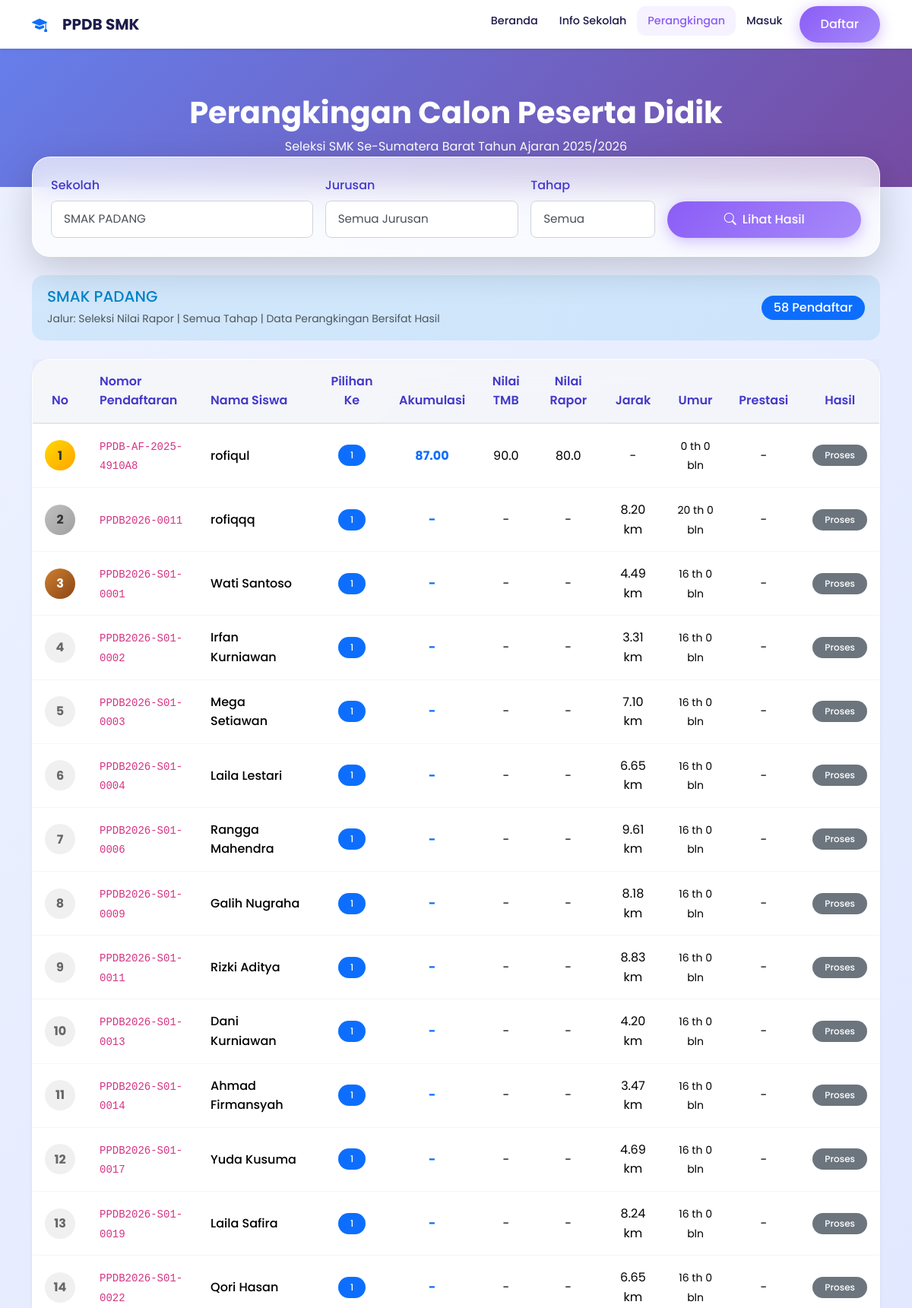
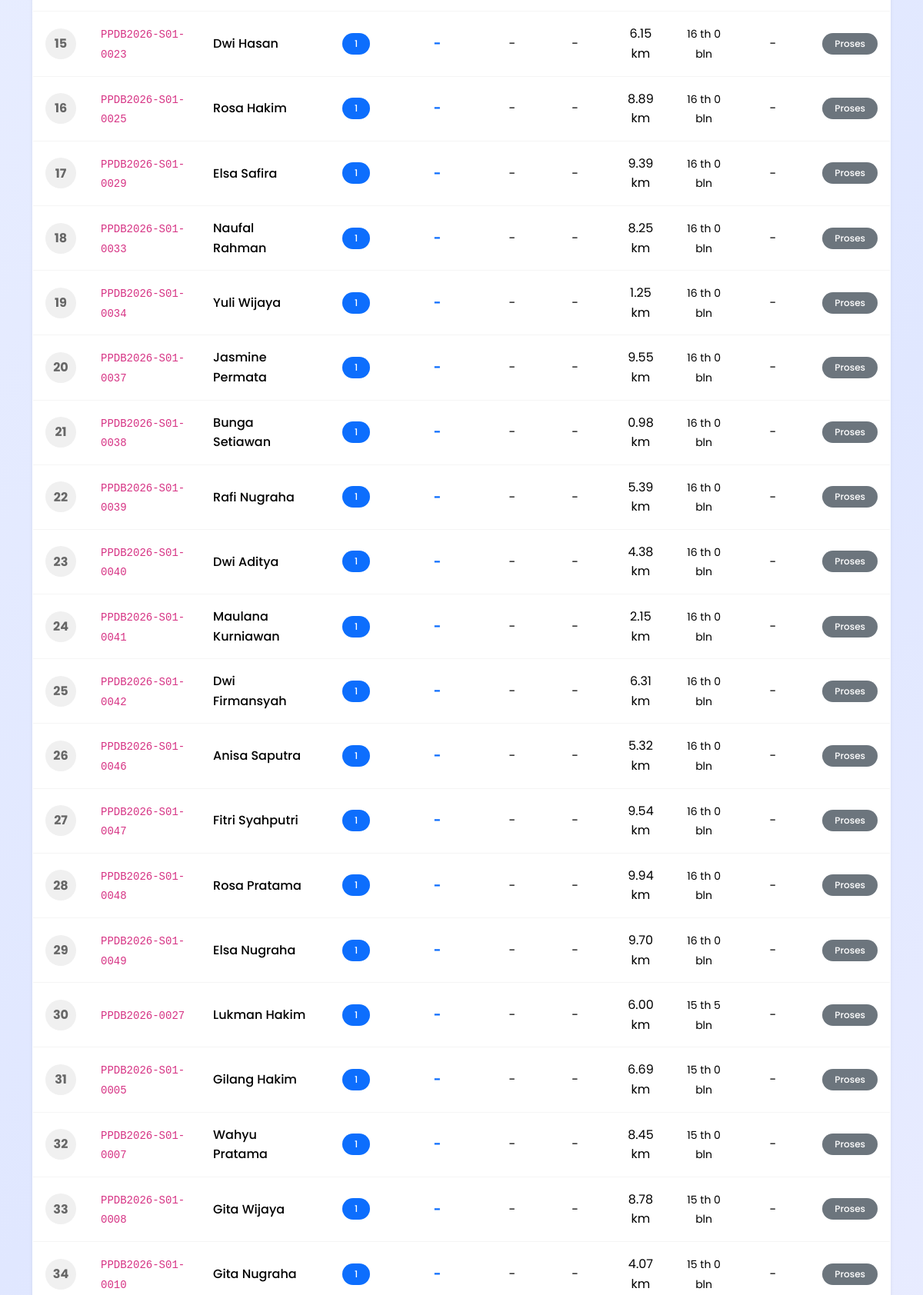
/perangkingan.php?sekolah=1 (upper part), run on the app's committed database (2 pictures, top to bottom).
### tables this page shows
CREATE TABLE `tb_smk` (
  `id_smk` int(11) NOT NULL,
  `npsn` varchar(20) NOT NULL,
  `nama_sekolah` varchar(200) NOT NULL,
  `alamat` text NOT NULL,
  `kelurahan` varchar(100) DEFAULT NULL,
  `kecamatan` varchar(100) DEFAULT NULL,
  `kode_pos` varchar(10) DEFAULT NULL,
  `latitude` decimal(10,8) NOT NULL,
  `longitude` decimal(11,8) NOT NULL,
  `telepon` varchar(20) DEFAULT NULL,
  `email` varchar(100) DEFAULT NULL,
  `website` varchar(150) DEFAULT NULL,
  `jumlah_siswa` int(11) NOT NULL,
  `jumlah_guru` int(11) NOT NULL,
  `nama_kepsek` varchar(100) NOT NULL,
  `foto_utama` varchar(225) NOT NULL,
  `foto_tambahan` varchar(225) NOT NULL,
  `deskripsi` text NOT NULL
);

CREATE TABLE `tb_pendaftaran` (
  `id_pendaftaran` int(11) NOT NULL,
  `nomor_pendaftaran` varchar(30) NOT NULL,
  `id_siswa` int(11) NOT NULL,
  `id_smk_pilihan1` int(11) NOT NULL,
  `id_smk_pilihan2` int(11) DEFAULT NULL,
  `id_kejuruan_pilihan1` int(11) DEFAULT NULL,
  `id_kejuruan_pilihan2` int(11) DEFAULT NULL,
  `id_jalur` int(11) NOT NULL,
  `tahap_pendaftaran` enum('1','2') DEFAULT '1',
  `pilihan_mode` enum('satu_sekolah_dua_jurusan','dua_sekolah_satu_jurusan') DEFAULT NULL,
  `nilai_rapor_semester1` decimal(5,2) DEFAULT NULL,
  `nilai_rapor_semester2` decimal(5,2) DEFAULT NULL,
  `nilai_rapor_semester3` decimal(5,2) DEFAULT NULL,
  `nilai_rapor_semester4` decimal(5,2) DEFAULT NULL,
  `nilai_rapor_semester5` decimal(5,2) DEFAULT NULL,
  `rerata_nilai_rapor` decimal(5,2) DEFAULT NULL,
  `bobot_nilai_rapor` decimal(5,2) DEFAULT NULL,
  `peringkat_paralel` int(11) DEFAULT NULL,
  `nilai_tes_bakat_minat` decimal(5,2) DEFAULT NULL,
  `nilai_akhir_seleksi` decimal(5,2) DEFAULT NULL,
  `kelompok_seleksi` enum('afirmasi','domisili','prestasi','nilai_akhir') DEFAULT NULL,
  `status_tes` enum('belum','sudah') DEFAULT 'belum',
  `tanggal_tes` timestamp NULL DEFAULT NULL,
  `jarak_ke_sekolah` decimal(10,2) DEFAULT NULL,
  `skor_zonasi` decimal(10,4) DEFAULT NULL,
  `nilai_rata_rata` decimal(5,2) DEFAULT NULL,
  `nilai_un` decimal(5,2) DEFAULT NULL,
  `skor_prestasi` int(11) DEFAULT 0,
  `skor_akhir` decimal(10,4) DEFAULT NULL,
  `ranking` int(11) DEFAULT NULL,
  `status` enum('draft','submitted','verified','accepted','rejected','waiting') DEFAULT 'draft',
  `is_dibatalkan` tinyint(1) DEFAULT 0,
  `tanggal_batal` timestamp NULL DEFAULT NULL,
  `catatan_siswa` text DEFAULT NULL,
  `catatan_admin` text DEFAULT NULL,
  `alasan_penolakan` text DEFAULT NULL,
  `tanggal_daftar` timestamp NOT NULL DEFAULT current_timestamp(),
  `tanggal_submit` timestamp NULL DEFAULT NULL,
  `tanggal_verifikasi` timestamp NULL DEFAULT NULL,
  `tanggal_pengumuman` timestamp NULL DEFAULT NULL,
  `verified_by` int(11) DEFAULT NULL,
  `tahun_ajaran` varchar(10) DEFAULT NULL,
  `created_at` timestamp NOT NULL DEFAULT current_timestamp(),
  `updated_at` timestamp NOT NULL DEFAULT current_timestamp() ON UPDATE current_timestamp(),
  `nilai_tes` decimal(5,2) DEFAULT NULL,
  `bobot_rapor` decimal(5,2) DEFAULT NULL,
  `nilai_akumulasi` decimal(5,2) DEFAULT NULL,
  `ranking_sekolah` int(11) DEFAULT NULL,
  `umur_bulan` int(11) DEFAULT NULL,
  `lokasi_tes_smk` int(11) DEFAULT NULL COMMENT 'ID SMK untuk lokasi tes',
  `jenis_pilihan` enum('single','same_school','diff_school') DEFAULT 'single' COMMENT 'Tipe pemilihan SMK'
);

CREATE TABLE `tb_siswa` (
  `id_siswa` int(11) NOT NULL,
  `nisn` varchar(20) NOT NULL,
  `username` varchar(50) NOT NULL,
  `password` varchar(255) NOT NULL,
  `email` varchar(100) NOT NULL,
  `nama_lengkap` varchar(150) NOT NULL,
  `jenis_kelamin` enum('L','P') NOT NULL,
  `tempat_lahir` varchar(100) NOT NULL,
  `tanggal_lahir` date NOT NULL,
  `agama` varchar(20) NOT NULL,
  `nik` varchar(20) DEFAULT NULL,
  `no_kk` varchar(20) DEFAULT NULL,
  `alamat` text NOT NULL,
  `rt` varchar(5) DEFAULT NULL,
  `rw` varchar(5) DEFAULT NULL,
  `kelurahan` varchar(100) DEFAULT NULL,
  `kecamatan` varchar(100) DEFAULT NULL,
  `kota` varchar(100) DEFAULT NULL,
  `provinsi` varchar(100) DEFAULT 'Sumatera Barat',
  `kode_pos` varchar(10) DEFAULT NULL,
  `latitude` decimal(10,8) DEFAULT NULL,
  `longitude` decimal(11,8) DEFAULT NULL,
  `no_telepon` varchar(20) DEFAULT NULL,
  `no_hp` varchar(20) DEFAULT NULL,
  `nama_ayah` varchar(100) DEFAULT NULL,
  `nik_ayah` varchar(20) DEFAULT NULL,
  `pekerjaan_ayah` varchar(100) DEFAULT NULL,
  `penghasilan_ayah` varchar(50) DEFAULT NULL,
  `nama_ibu` varchar(100) DEFAULT NULL,
  `nik_ibu` varchar(20) DEFAULT NULL,
  `pekerjaan_ibu` varchar(100) DEFAULT NULL,
  `penghasilan_ibu` varchar(50) DEFAULT NULL,
  `nama_wali` varchar(100) DEFAULT NULL,
  `no_hp_ortu` varchar(20) DEFAULT NULL,
  `asal_sekolah` varchar(200) DEFAULT NULL,
  `npsn_asal` varchar(20) DEFAULT NULL,
  `alamat_sekolah_asal` text DEFAULT NULL,
  `tahun_lulus` varchar(4) DEFAULT NULL,
  `no_ijazah` varchar(50) DEFAULT NULL,
  `no_skhun` varchar(50) DEFAULT NULL,
  `foto` varchar(255) DEFAULT NULL,
  `is_keluarga_tidak_mampu` tinyint(1) DEFAULT 0,
  `jenis_kartu_bantuan` enum('PIP','DTSEN','PKH','KIS','Lainnya') DEFAULT NULL,
  `nomor_kartu_bantuan` varchar(50) DEFAULT NULL,
  `is_disabilitas` tinyint(1) DEFAULT 0,
  `jenis_disabilitas` varchar(100) DEFAULT NULL,
  `nomor_kartu_disabilitas` varchar(50) DEFAULT NULL,
  `is_panti_asuhan` tinyint(1) DEFAULT 0,
  `nama_panti` varchar(200) DEFAULT NULL,
  `status_buta_warna` enum('tidak','parsial','total') DEFAULT 'tidak',
  `file_surat_tidak_buta_warna` varchar(255) DEFAULT NULL,
  `is_verified` tinyint(1) DEFAULT 0,
  `verified_at` timestamp NULL DEFAULT NULL,
  `last_login` timestamp NULL DEFAULT NULL,
  `created_at` timestamp NOT NULL DEFAULT current_timestamp(),
  `updated_at` timestamp NOT NULL DEFAULT current_timestamp() ON UPDATE current_timestamp()
);

### perangkingan.php (the view, shortened to what the rows shown need)
<?php
require_once 'config/database.php';
$filterSekolah = $_GET['sekolah'] ?? '';
$filterTahap = $_GET['tahap'] ?? '';
$rankingData = [];
$schoolInfo = null;
if ($filterSekolah) {
    $schoolInfo = db()->fetch("SELECT * FROM tb_smk WHERE id_smk = ?", [$filterSekolah]);
    $where = "p.id_smk_pilihan1 = ? AND p.status IN ('submitted', 'verified', 'accepted')";
    $params = [$filterSekolah];
    $rankingData = db()->fetchAll(
        "SELECT p.*, s.nama_lengkap, s.tanggal_lahir, k.nama_kejuruan,
                TIMESTAMPDIFF(MONTH, s.tanggal_lahir, CURDATE()) as umur_bulan
         FROM tb_pendaftaran p
         JOIN tb_siswa s ON p.id_siswa = s.id_siswa
         LEFT JOIN tb_kejuruan k ON p.id_kejuruan_pilihan1 = k.id_program
         WHERE $where
         ORDER BY p.nilai_akumulasi DESC, umur_bulan DESC, p.tanggal_daftar ASC",
        $params
    );
}
?>
<!DOCTYPE html>
<html lang="id">
<head>
    <link href="https://cdn.jsdelivr.net/npm/bootstrap@5.3.2/dist/css/bootstrap.min.css" rel="stylesheet">
    <link href="https://cdn.jsdelivr.net/npm/bootstrap-icons@1.11.1/font/bootstrap-icons.css" rel="stylesheet">
    <link rel="stylesheet" href="<?= SITE_URL ?>/assets/css/style.css">
</head>
<body>
    <div class="hero-ranking">
        <div class="container text-center">
            <h1 class="fw-bold mb-2">Perangkingan Calon Peserta Didik</h1>
        </div>
    </div>
    <div class="container">
        <?php if ($filterSekolah && $schoolInfo): ?>
            <div class="alert alert-info mb-4">
                <div class="row align-items-center">
                    <div class="col-md-8">
                        <h5 class="mb-1"><?= htmlspecialchars($schoolInfo['nama_sekolah']) ?></h5>
                        <small class="text-muted">Jalur: Seleksi Nilai Rapor |
                            <?= $filterTahap ? "Tahap $filterTahap" : 'Semua Tahap' ?> |
                            Data Perangkingan Bersifat Hasil
                        </small>
                    </div>
                    <div class="col-md-4 text-end">
                        <span class="badge bg-primary fs-6"><?= count($rankingData) ?> Pendaftar</span>
                    </div>
                </div>
            </div>
            <div class="card shadow-sm">
                <div class="card-body p-0">
                    <div class="table-responsive">
                        <table class="table table-hover mb-0">
                            <thead class="table-light">
                                <tr>
                                    <th class="text-center" width="60">No</th>
                                    <th>Nomor Pendaftaran</th>
                                    <th>Nama Siswa</th>
                                    <th class="text-center">Pilihan Ke</th>
                                    <th class="text-center">Akumulasi</th>
                                    <th class="text-center">Nilai TMB</th>
                                    <th class="text-center">Nilai Rapor</th>
                                    <th class="text-center">Jarak</th>
                                    <th class="text-center">Umur</th>
                                    <th class="text-center">Prestasi</th>
                                    <th class="text-center">Hasil</th>
                                </tr>
                            </thead>
                            <tbody>
                                <?php if (empty($rankingData)): ?>
                                    <tr>
                                        <td colspan="11" class="text-center text-muted py-5">
                                            <i class="bi bi-inbox fs-1 d-block mb-2"></i>
                                            Belum ada data perangkingan
                                        </td>
                                    </tr>
                                <?php else: ?>
                                    <?php foreach ($rankingData as $i => $r):
                                        $rank = $i + 1;
                                        $rankClass = $rank <= 3 ? "rank-$rank" : "rank-other";
                                        $umurTahun = floor($r['umur_bulan'] / 12);
                                        $umurBulan = $r['umur_bulan'] % 12;
                                    ?>
                                        <tr>
                                            <td class="text-center">
                                                <div class="rank-badge <?= $rankClass ?> mx-auto"><?= $rank ?></div>
                                            </td>
                                            <td><code><?= $r['nomor_pendaftaran'] ?></code></td>
                                            <td class="fw-medium"><?= htmlspecialchars($r['nama_lengkap']) ?></td>
                                            <td class="text-center">
                                                <span class="badge bg-primary">1</span>
                                            </td>
                                            <td class="text-center fw-bold text-primary">
                                                <?= $r['nilai_akumulasi'] ? number_format($r['nilai_akumulasi'], 2) : '-' ?>
                                            </td>
                                            <td class="text-center">
                                                <?= $r['nilai_tes'] ? number_format($r['nilai_tes'], 1) : '-' ?>
                                            </td>
                                            <td class="text-center">
                                                <?= $r['bobot_rapor'] ? number_format($r['bobot_rapor'], 1) : '-' ?>
                                            </td>
                                            <td class="text-center">
                                                <?= $r['jarak_ke_sekolah'] ? number_format($r['jarak_ke_sekolah'], 2) . ' km' : '-' ?>
                                            </td>
                                            <td class="text-center">
                                                <small><?= $umurTahun ?> th <?= $umurBulan ?> bln</small>
                                            </td>
                                            <td class="text-center">
                                                <?= $r['skor_prestasi'] > 0 ? "<span class='badge bg-warning text-dark'>{$r['skor_prestasi']}</span>" : '-' ?>
                                            </td>
                                            <td class="text-center">
                                                <?php if ($r['status'] === 'accepted'): ?>
                                                    <span class="badge bg-success">Diterima</span>
                                                <?php elseif ($r['status'] === 'rejected'): ?>
                                                    <span class="badge bg-danger">Tidak Lolos</span>
                                                <?php else: ?>
                                                    <span class="badge bg-secondary">Proses</span>
                                                <?php endif; ?>
                                            </td>
                                        </tr>
                                    <?php endforeach; ?>
                                <?php endif; ?>
                            </tbody>
                        </table>
                    </div>
                </div>
            </div>
        <?php endif; ?>
    </div>
</body>
</html>

### data on the page
tb_smk: nama_sekolah "SMAK PADANG"
tb_pendaftaran: rank "1", nomor_pendaftaran "PPDB-AF-2025-4910A8", id_siswa.nama_lengkap "rofiqul", nilai_akumulasi "87.00", nilai_tes "90.0", bobot_rapor "80.0", umurTahun "0", umurBulan "0", status "Proses"
tb_pendaftaran: rank "2", nomor_pendaftaran "PPDB2026-0011", id_siswa.nama_lengkap "rofiqqq", jarak_ke_sekolah "8.20", umurTahun "20", umurBulan "0", status "Proses"
tb_pendaftaran: rank "3", nomor_pendaftaran "PPDB2026-S01-0001", id_siswa.nama_lengkap "Wati Santoso", jarak_ke_sekolah "4.49", umurTahun "16", umurBulan "0", status "Proses"
tb_pendaftaran: rank "4", nomor_pendaftaran "PPDB2026-S01-0002", id_siswa.nama_lengkap "Irfan Kurniawan", jarak_ke_sekolah "3.31", umurTahun "16", umurBulan "0", status "Proses"
tb_pendaftaran: rank "5", nomor_pendaftaran "PPDB2026-S01-0003", id_siswa.nama_lengkap "Mega Setiawan", jarak_ke_sekolah "7.10", umurTahun "16", umurBulan "0", status "Proses"
tb_pendaftaran: rank "6", nomor_pendaftaran "PPDB2026-S01-0004", id_siswa.nama_lengkap "Laila Lestari", jarak_ke_sekolah "6.65", umurTahun "16", umurBulan "0", status "Proses"
tb_pendaftaran: rank "7", nomor_pendaftaran "PPDB2026-S01-0006", id_siswa.nama_lengkap "Rangga Mahendra", jarak_ke_sekolah "9.61", umurTahun "16", umurBulan "0", status "Proses"
tb_pendaftaran: rank "8", nomor_pendaftaran "PPDB2026-S01-0009", id_siswa.nama_lengkap "Galih Nugraha", jarak_ke_sekolah "8.18", umurTahun "16", umurBulan "0", status "Proses"
tb_pendaftaran: rank "9", nomor_pendaftaran "PPDB2026-S01-0011", id_siswa.nama_lengkap "Rizki Aditya", jarak_ke_sekolah "8.83", umurTahun "16", umurBulan "0", status "Proses"
tb_pendaftaran: rank "10", nomor_pendaftaran "PPDB2026-S01-0013", id_siswa.nama_lengkap "Dani Kurniawan", jarak_ke_sekolah "4.20", umurTahun "16", umurBulan "0", status "Proses"
tb_pendaftaran: rank "11", nomor_pendaftaran "PPDB2026-S01-0014", id_siswa.nama_lengkap "Ahmad Firmansyah", jarak_ke_sekolah "3.47", umurTahun "16", umurBulan "0", status "Proses"
tb_pendaftaran: rank "12", nomor_pendaftaran "PPDB2026-S01-0017", id_siswa.nama_lengkap "Yuda Kusuma", jarak_ke_sekolah "4.69", umurTahun "16", umurBulan "0", status "Proses"
tb_pendaftaran: rank "13", nomor_pendaftaran "PPDB2026-S01-0019", id_siswa.nama_lengkap "Laila Safira", jarak_ke_sekolah "8.24", umurTahun "16", umurBulan "0", status "Proses"
tb_pendaftaran: rank "14", nomor_pendaftaran "PPDB2026-S01-0022", id_siswa.nama_lengkap "Qori Hasan", jarak_ke_sekolah "6.65", umurTahun "16", umurBulan "0", status "Proses"
tb_pendaftaran: rank "15", nomor_pendaftaran "PPDB2026-S01-0023", id_siswa.nama_lengkap "Dwi Hasan", jarak_ke_sekolah "6.15", umurTahun "16", umurBulan "0", status "Proses"
tb_pendaftaran: rank "16", nomor_pendaftaran "PPDB2026-S01-0025", id_siswa.nama_lengkap "Rosa Hakim", jarak_ke_sekolah "8.89", umurTahun "16", umurBulan "0", status "Proses"
tb_pendaftaran: rank "17", nomor_pendaftaran "PPDB2026-S01-0029", id_siswa.nama_lengkap "Elsa Safira", jarak_ke_sekolah "9.39", umurTahun "16", umurBulan "0", status "Proses"
tb_pendaftaran: rank "18", nomor_pendaftaran "PPDB2026-S01-0033", id_siswa.nama_lengkap "Naufal Rahman", jarak_ke_sekolah "8.25", umurTahun "16", umurBulan "0", status "Proses"
tb_pendaftaran: rank "19", nomor_pendaftaran "PPDB2026-S01-0034", id_siswa.nama_lengkap "Yuli Wijaya", jarak_ke_sekolah "1.25", umurTahun "16", umurBulan "0", status "Proses"
tb_pendaftaran: rank "20", nomor_pendaftaran "PPDB2026-S01-0037", id_siswa.nama_lengkap "Jasmine Permata", jarak_ke_sekolah "9.55", umurTahun "16", umurBulan "0", status "Proses"
tb_pendaftaran: rank "21", nomor_pendaftaran "PPDB2026-S01-0038", id_siswa.nama_lengkap "Bunga Setiawan", jarak_ke_sekolah "0.98", umurTahun "16", umurBulan "0", status "Proses"
tb_pendaftaran: rank "22", nomor_pendaftaran "PPDB2026-S01-0039", id_siswa.nama_lengkap "Rafi Nugraha", jarak_ke_sekolah "5.39", umurTahun "16", umurBulan "0", status "Proses"
tb_pendaftaran: rank "23", nomor_pendaftaran "PPDB2026-S01-0040", id_siswa.nama_lengkap "Dwi Aditya", jarak_ke_sekolah "4.38", umurTahun "16", umurBulan "0", status "Proses"
tb_pendaftaran: rank "24", nomor_pendaftaran "PPDB2026-S01-0041", id_siswa.nama_lengkap "Maulana Kurniawan", jarak_ke_sekolah "2.15", umurTahun "16", umurBulan "0", status "Proses"
tb_pendaftaran: rank "25", nomor_pendaftaran "PPDB2026-S01-0042", id_siswa.nama_lengkap "Dwi Firmansyah", jarak_ke_sekolah "6.31", umurTahun "16", umurBulan "0", status "Proses"
tb_pendaftaran: rank "26", nomor_pendaftaran "PPDB2026-S01-0046", id_siswa.nama_lengkap "Anisa Saputra", jarak_ke_sekolah "5.32", umurTahun "16", umurBulan "0", status "Proses"
tb_pendaftaran: rank "27", nomor_pendaftaran "PPDB2026-S01-0047", id_siswa.nama_lengkap "Fitri Syahputri", jarak_ke_sekolah "9.54", umurTahun "16", umurBulan "0", status "Proses"
tb_pendaftaran: rank "28", nomor_pendaftaran "PPDB2026-S01-0048", id_siswa.nama_lengkap "Rosa Pratama", jarak_ke_sekolah "9.94", umurTahun "16", umurBulan "0", status "Proses"
tb_pendaftaran: rank "29", nomor_pendaftaran "PPDB2026-S01-0049", id_siswa.nama_lengkap "Elsa Nugraha", jarak_ke_sekolah "9.70", umurTahun "16", umurBulan "0", status "Proses"
tb_pendaftaran: rank "30", nomor_pendaftaran "PPDB2026-0027", id_siswa.nama_lengkap "Lukman Hakim", jarak_ke_sekolah "6.00", umurTahun "15", umurBulan "5", status "Proses"
tb_pendaftaran: rank "31", nomor_pendaftaran "PPDB2026-S01-0005", id_siswa.nama_lengkap "Gilang Hakim", jarak_ke_sekolah "6.69", umurTahun "15", umurBulan "0", status "Proses"
tb_pendaftaran: rank "32", nomor_pendaftaran "PPDB2026-S01-0007", id_siswa.nama_lengkap "Wahyu Pratama", jarak_ke_sekolah "8.45", umurTahun "15", umurBulan "0", status "Proses"
tb_pendaftaran: rank "33", nomor_pendaftaran "PPDB2026-S01-0008", id_siswa.nama_lengkap "Gita Wijaya", jarak_ke_sekolah "8.78", umurTahun "15", umurBulan "0", status "Proses"
tb_pendaftaran: rank "34", nomor_pendaftaran "PPDB2026-S01-0010", id_siswa.nama_lengkap "Gita Nugraha", jarak_ke_sekolah "4.07", umurTahun "15", umurBulan "0", status "Proses"

### other printed values
count($rankingData) "58"
form field sekolah "SMAK PADANG"
